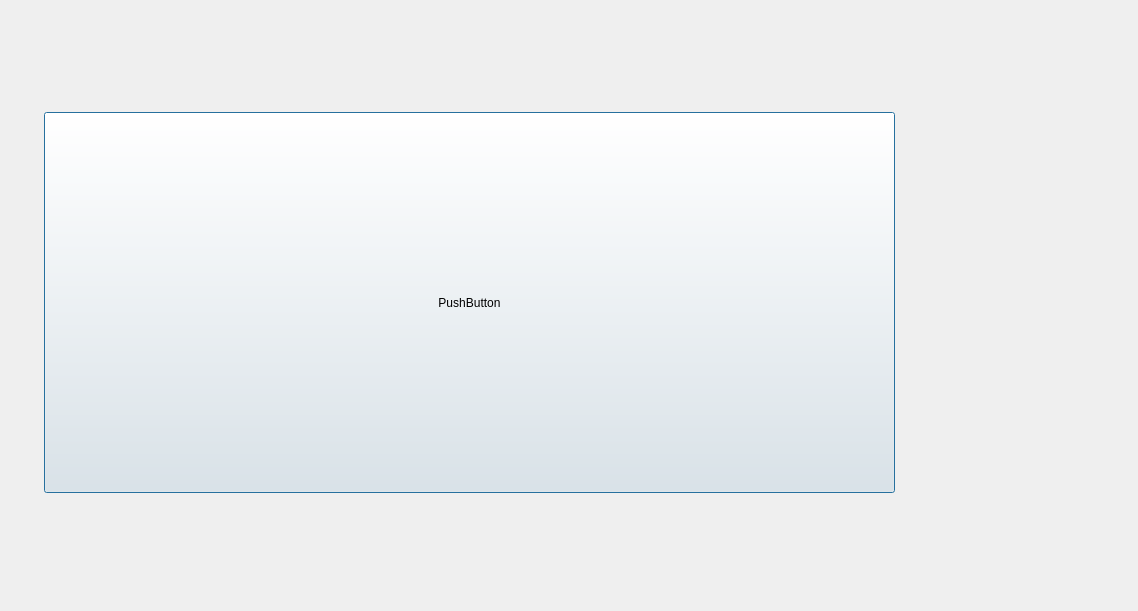
<?xml version="1.0" encoding="UTF-8"?>
<ui version="4.0">
 <class>login1</class>
 <widget class="QDialog" name="login1">
  <property name="geometry">
   <rect>
    <x>0</x>
    <y>0</y>
    <width>1138</width>
    <height>611</height>
   </rect>
  </property>
  <property name="windowTitle">
   <string>Dialog</string>
  </property>
  <widget class="QPushButton" name="pushButton">
   <property name="geometry">
    <rect>
     <x>44</x>
     <y>112</y>
     <width>851</width>
     <height>381</height>
    </rect>
   </property>
   <property name="text">
    <string>PushButton</string>
   </property>
  </widget>
 </widget>
 <resources/>
 <connections/>
</ui>
